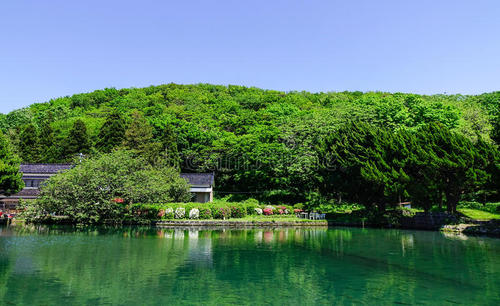
#> input picture OpenCV/Images/m3m.jpg, 500 x 306 px, found by its file name
$ jupyter execute '44_中值滤波.ipynb'
#> lines starting #> are read from the running program, lines starting #| are printed output that depends on the picture
[cell 1]
"""
    中值滤波
    取中间值替换原来的值
"""
import cv2
import numpy as np

img = cv2.imread("..\Images\m3m.jpg",1)
#> img is the input picture: shape (306, 500, 3); mean B, G, R 106.6, 122.4, 89.1

imgInfo = img.shape
#> imgInfo = (306, 500, 3)
height = imgInfo[0]
#> height = 306
width = imgInfo[1]
#> width = 500

img = cv2.cvtColor(img,cv2.COLOR_BGR2GRAY)
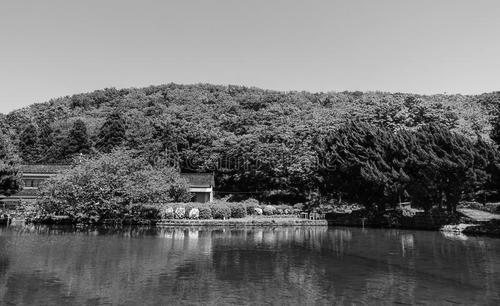
#> img: shape (306, 500); min 0, max 254, mean 110.7
cv2.imshow("src",img)

dst = np.zeros((height,width,3),np.uint8)
collect = np.zeros(9,np.uint8)

for i in range(1,height-1): # 下面定义 3*3矩阵
    for j in range(1,width-1):
        k = 0
        for m in range(-1,2):
            for n in range(-1,2):
                gray = img[i+m,j+n]
                collect[k] = gray
                k += 1

        # 排序
        for k in range(0,9):
            p1 = collect[k]
            for t in range(k+1,9):
                if p1 < collect[t]:
                    mid = collect[t]
                    collect[t] = p1
                    p1 = mid
        dst[i,j] = collect[4]
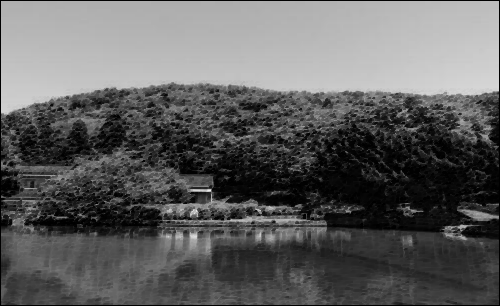
#> dst: shape (306, 500, 3); min 0, max 240, mean 95.5
#> after the loop, collect = [52, 52, 52, 52, 52, 52, 52, 52, 52]; mid = 53
cv2.imshow("dst",dst)
cv2.waitKey(0)
cv2.destroyAllWindows()

$ run again, with OpenCV/Images/m1m.jpg copied over OpenCV/Images/m3m.jpg
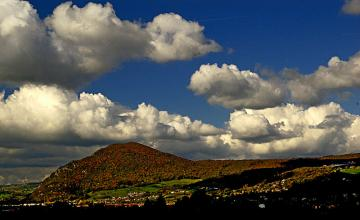
#> input picture OpenCV/Images/m1m.jpg, 360 x 220 px, found by its file name
#> img is the input picture: shape (220, 360, 3); mean B, G, R 87.2, 86.7, 83.4
#> `img = cv2.cvtColor(img,cv2.COLOR_BGR2GRAY)`:
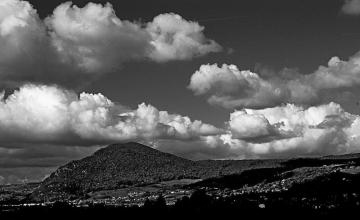
#> img: shape (220, 360); min 0, max 252, mean 85.7
#> after the loop `for i in range(1,height-1):`:
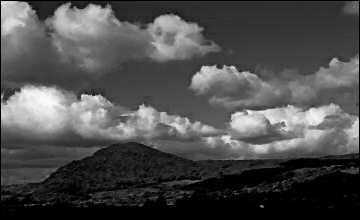
#> dst: shape (220, 360, 3); min 0, max 249, mean 77.7
#> after the loop `for i in range(1,height-1):`: collect = [0, 0, 0, 0, 0, 0, 0, 0, 0]; mid = 1

$ run again, with OpenCV/Images/m2m.jpg copied over OpenCV/Images/m3m.jpg
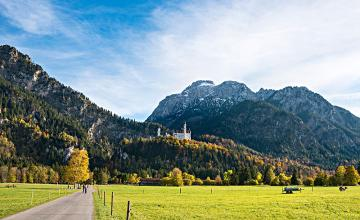
#> input picture OpenCV/Images/m2m.jpg, 360 x 220 px, found by its file name
#> img is the input picture: shape (220, 360, 3); mean B, G, R 141, 149, 132.6
#> `img = cv2.cvtColor(img,cv2.COLOR_BGR2GRAY)`:
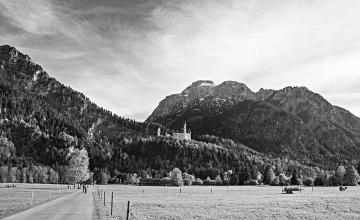
#> img: shape (220, 360); min 1, max 255, mean 143.2
#> after the loop `for i in range(1,height-1):`:
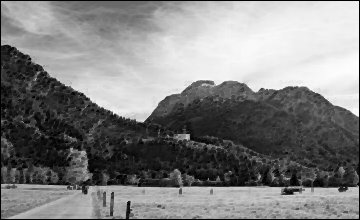
#> dst: shape (220, 360, 3); min 0, max 253, mean 128.3
#> after the loop `for i in range(1,height-1):`: collect = [177, 144, 132, 132, 132, 132, 132, 132, 132]; mid = 144

$ run again, with OpenCV/Images/m4m.jpg copied over OpenCV/Images/m3m.jpg
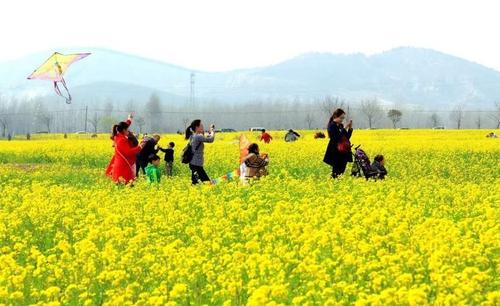
#> input picture OpenCV/Images/m4m.jpg, 500 x 306 px, found by its file name
#> img is the input picture: shape (306, 500, 3); mean B, G, R 115.9, 207.7, 201.8
#> `img = cv2.cvtColor(img,cv2.COLOR_BGR2GRAY)`:
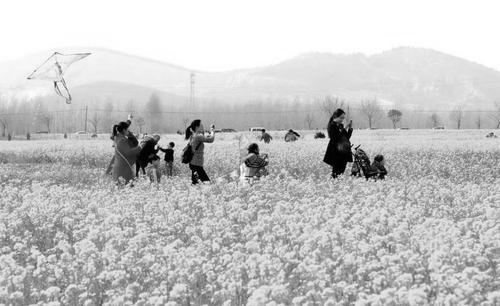
#> img: shape (306, 500); min 0, max 255, mean 195.5
#> after the loop `for i in range(1,height-1):`:
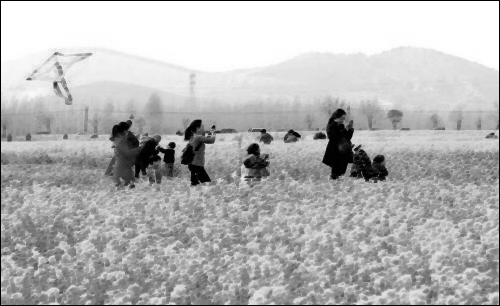
#> dst: shape (306, 500, 3); min 0, max 255, mean 181.7
#> after the loop `for i in range(1,height-1):`: collect = [200, 190, 176, 176, 176, 168, 165, 164, 153]; mid = 182
